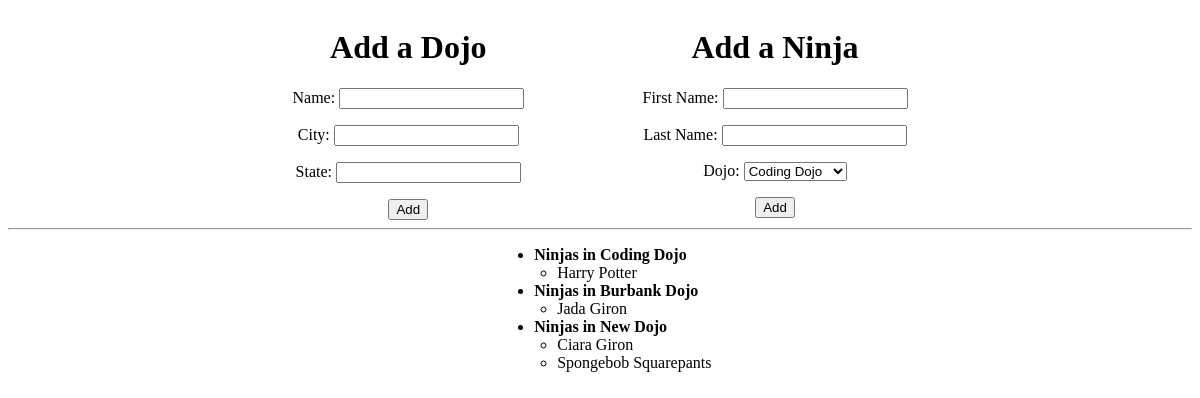
The page / on the database its author committed.
### dojos_and_ninjas_app/models.py (models this page shows)
class Dojo(models.Model):
    name = models.CharField(max_length=255)
    city = models.CharField(max_length=255)
    state = models.CharField(max_length=2)
    desc = models.TextField(default="old dojo")
    created_at = models.DateTimeField(auto_now_add = True)
    updated_at = models.DateTimeField(auto_now = True)

class Ninja(models.Model):
    dojo = models.ForeignKey(Dojo, related_name="ninjas", on_delete=models.CASCADE)
    first_name = models.CharField(max_length=255)
    last_name = models.CharField(max_length=255)
    created_at = models.DateTimeField(auto_now_add = True)
    updated_at = models.DateTimeField(auto_now = True)

### dojos_and_ninjas_app/views.py (the view)
# urls.py: path('', views.index),
def index(request):
    context = {
        "all_dojos": Dojo.objects.all(),
        "all_ninjas": Ninja.objects.all()
    }
    return render(request, 'index.html', context)

### dojos_and_ninjas_app/templates/index.html (shortened to what this page needs)
<!DOCTYPE html>
<html lang="en">
<head>
    {% load static %}
    <link rel="stylesheet" href="{% static 'css/style.css' %}">
</head>
<body>
    <div id="forms">
        <form action="/process_dojo" method="post">
            <h1>Add a Dojo</h1>
            <p>
                Name:
                <input type="text" name="dojo_name">
            </p>
            <p>
                City:
                <input type="text" name="dojo_city">
            </p>
            <p>
                State:
                <input type="text" name="dojo_state">
            </p>
            <button type="submit">Add</button>
        </form>
        <form id="right_form" action="/process_ninja" method="post">
            <h1>Add a Ninja</h1>
            <p>
                First Name:
                <input type="text" name="ninja_first_name">
            </p>
            <p>
                Last Name:
                <input type="text" name="ninja_last_name">
            </p>
            <p>
                Dojo:
                <select name="dojo_id" id="dojo">
                    {% for dojo in all_dojos %}
                    <option value="{{ dojo.id }}">{{ dojo.name }}</option>
                    {% endfor %}
                </select>
            </p>
            <button type="submit">Add</button>
        </form>
    </div>
    <hr>
    <div id="display">
        <ul>
            {% for dojo in all_dojos %}
            <li><b>Ninjas in {{ dojo.name }}</b></li>
                <ul>
                    {% for ninja in dojo.ninjas.all %}
                    <li>{{ ninja.first_name }} {{ ninja.last_name }}</li>
                    {% endfor%}
                </ul>
            {% endfor %}
        </ul>
    </div>
</body>
</html>

### dojos_and_ninjas_app/static/css/style.css (style rules this page uses)
#forms { display: flex; justify-content: center; }
#right_form { margin-left: 10%; }
#display { text-align: center; }
body { text-align: center; }
ul li { width: 15%; margin: 0 auto; text-align: left; }

### rows shown on the page
Dojo: name "Coding Dojo"
Ninja: first_name "Harry", last_name "Potter"
Dojo: name "Burbank Dojo"
Ninja: first_name "Jada", last_name "Giron"
Dojo: name "New Dojo"
Ninja: first_name "Ciara", last_name "Giron"
Ninja: first_name "Spongebob", last_name "Squarepants"

### other values the page prints
form field dojo_id "Coding Dojo"
